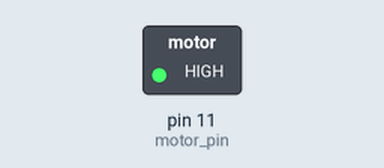
Bench run of a sketch on a simulated Arduino Uno, built with avr-gcc and run on an emulated ATmega328P. On the bench: switched loads named in the sketch (green lamp = pin HIGH). What the sketch prints to the serial monitor is not drawn.

Above: at 1.5 s.
At 7.5 s:
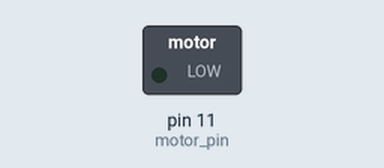
Timing chart, 0 to 15.6 s (numbered marks = the images above):
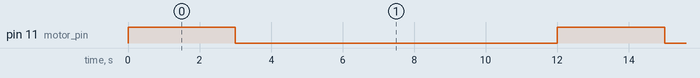

Measured:
- by itself, pin 11 (motor_pin): alternates HIGH for 3.0 s and LOW for 9.0 s

The sketch:

control_cpu.ino
```cpp
#define motor_pin 11

void setup() {
  // put your setup code here, to run once:
  pinMode(motor_pin,OUTPUT);
  analogWrite(motor_pin,0);
  Serial.begin(9600);
  Serial.write("Enter a number between 0 to 9");

}

void loop() {
  // put your main code here, to run repeatedly:

//  if(Serial.available()){
//
//  char ch = Serial.read();
//
//   if(ch>='0' && ch<='9'){
//    int speed = ch - '0';
//    Serial.print(speed);
//    analogWrite(motor_pin,map(speed,0,9,0,255));
//    }
//
//    }


    analogWrite(motor_pin, 1023);
delay(3000);
analogWrite(motor_pin, 0);
delay(3000);
analogWrite(motor_pin, 512);
delay(3000);
analogWrite(motor_pin, 0);
delay(3000);

}
```
